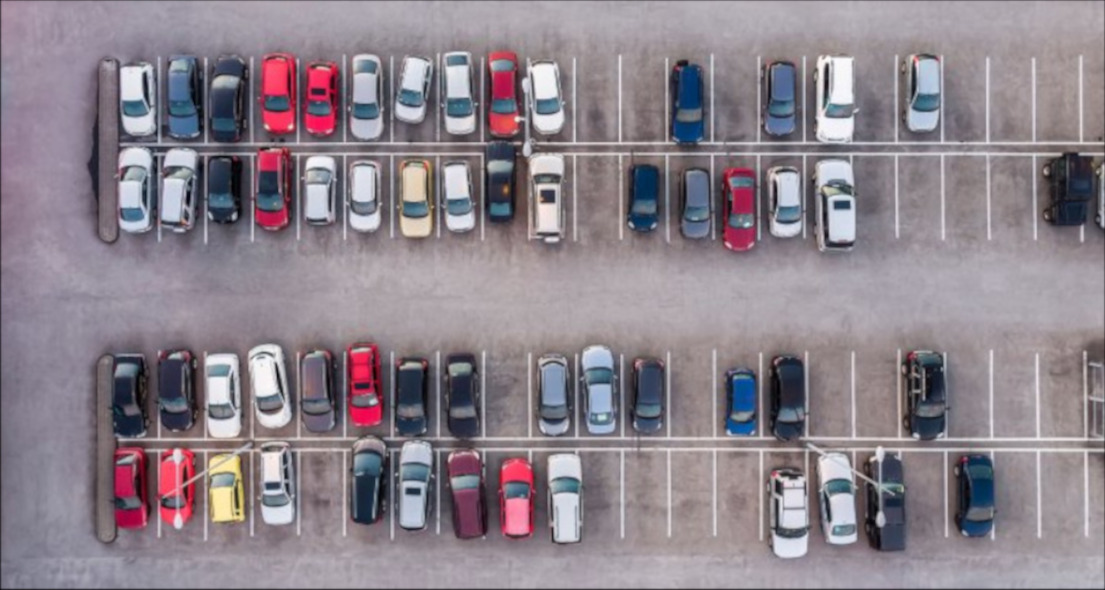
#> input picture data/inputs/carParkImg2.jpg, 1105 x 590 px, found by its file name
$ jupyter execute --allow-errors mainImg2.ipynb
#> lines starting #> are read from the running program, lines starting #| are printed output that depends on the picture; after the words box and inside, x2 and y2 are one past the last pixel; in counts of white or black regions, pixels touching at a corner belong together
#> further down, img is the input picture: shape (590, 1105, 3); mean B, G, R 139.8, 130.8, 140.5
#> `imgGray = cv2.cvtColor(img, cv2.COLOR_BGR2GRAY)`:
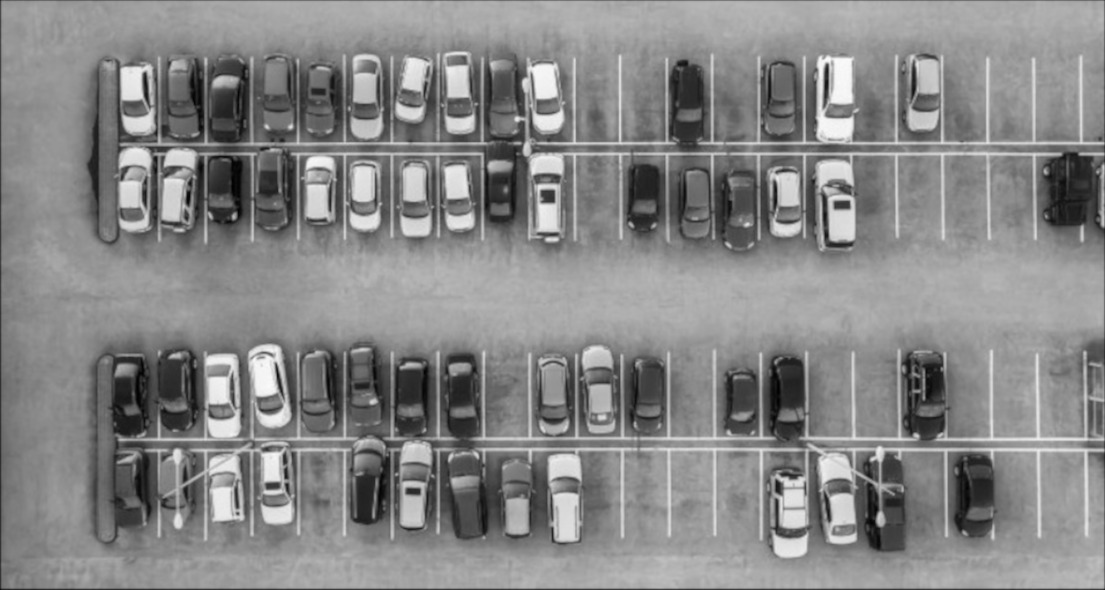
#> imgGray: shape (590, 1105); min 1, max 252, mean 134.7
#> `imgThreshold = cv2.adaptiveThreshold(imgBlur, 255, cv2.ADAPTIVE_THRESH..`:
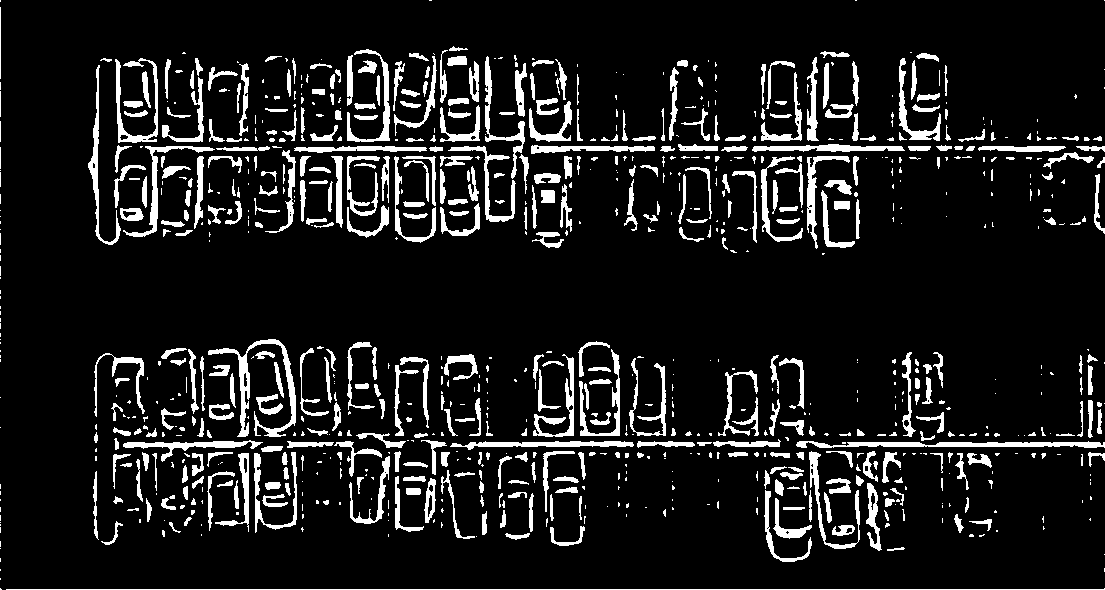
#> imgThreshold: shape (590, 1105); 10.6% white; 915 white regions (479 under 20 px), largest, box (x1, y1, x2, y2) and area: (208, 339, 296, 437) 1584, (796, 441, 1105, 448) 1360, (6, 588, 1105, 590) 1100
#> `imgMedian = cv2.medianBlur(imgThreshold, 5)`:
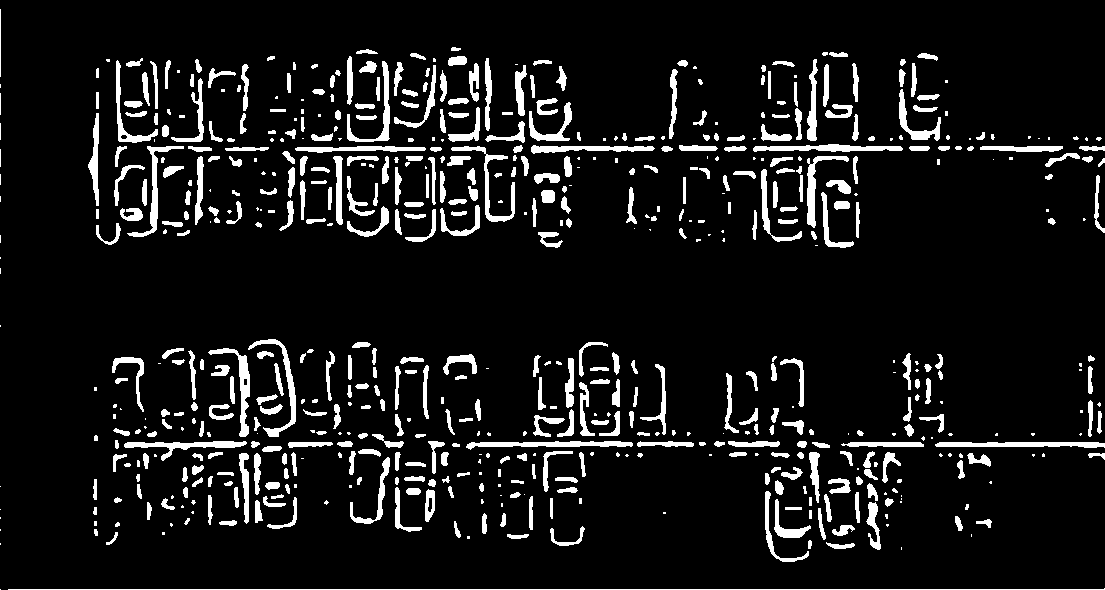
#> imgMedian: shape (590, 1105); 8.9% white; 647 white regions (201 under 20 px), largest, box (x1, y1, x2, y2) and area: (8, 588, 1105, 590) 1098, (466, 441, 633, 450) 812, (935, 442, 1105, 448) 809
#> `imgDilate = cv2.dilate(imgMedian, kernel, iterations=1)`:
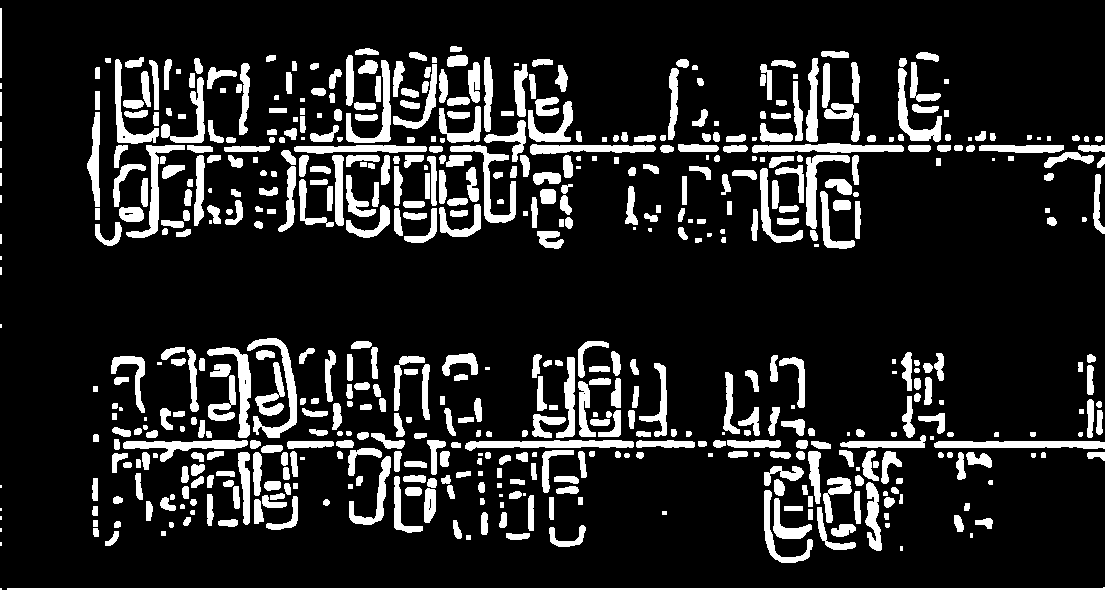
#> imgDilate: shape (590, 1105); 14.8% white; 586 white regions (42 under 20 px), largest, box (x1, y1, x2, y2) and area: (7, 587, 1105, 590) 2198, (247, 338, 297, 438) 1223, (465, 440, 634, 451) 1190
[cell 1]
# Importing libraries
import cv2
import pickle
import cvzone
import numpy as np

#> (a cell that did not finish here is left out)

[cell 3]
def checkParkingSpace(ProcessedImage,img):
    Counter = 0

    for pos in positionList:
        x, y = pos

        imgCrop = ProcessedImage[y:y + h, x:x + w]
        count = cv2.countNonZero(imgCrop)

        if count < 900:
            color = (0, 255, 0)
            thickness = 2
            Counter = Counter + 1
        else:
            color = (0, 0, 255)
            thickness = 2

        cv2.rectangle(img, pos, (pos[0] + w, pos[1] + h), color, thickness)
        cvzone.putTextRect(img, str(count), (x, y + h - 3), scale=1,
                           thickness=2, offset=0, colorR=color)
#> after the loop, Counter = 0

    cvzone.putTextRect(img, f'Free: {Counter}/{len(positionList)}', (100, 50), scale=3,
                           thickness=5, offset=20, colorR=(0,200,0))

    return img

#> (a cell that did not finish here is left out)

$ run again, with data/inputs/image1.jpg copied over data/inputs/carParkImg2.jpg
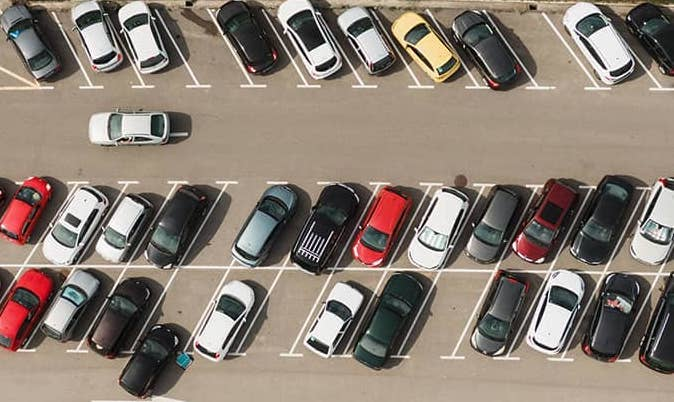
#> input picture data/inputs/image1.jpg, 674 x 402 px, found by its file name
#> img is the input picture: shape (402, 674, 3); mean B, G, R 114.8, 125.5, 137.9
#> `imgThreshold = cv2.adaptiveThreshold(imgBlur, 255, cv2.ADAPTIVE_THRESH..`:
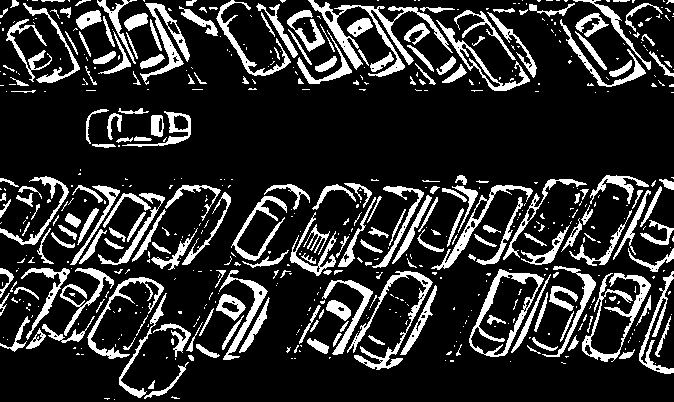
#> imgThreshold: shape (402, 674); 17.7% white; 606 white regions (392 under 20 px), largest, box (x1, y1, x2, y2) and area: (308, 0, 453, 77) 2027, (582, 273, 651, 362) 1304, (347, 271, 433, 370) 1272
#> imgMedian: shape (402, 674); 15.1% white; 321 white regions (109 under 20 px), largest, box (x1, y1, x2, y2) and area: (72, 186, 164, 265) 1040, (435, 185, 532, 269) 837, (142, 3, 183, 82) 819
#> `imgDilate = cv2.dilate(imgMedian, kernel, iterations=1)`:
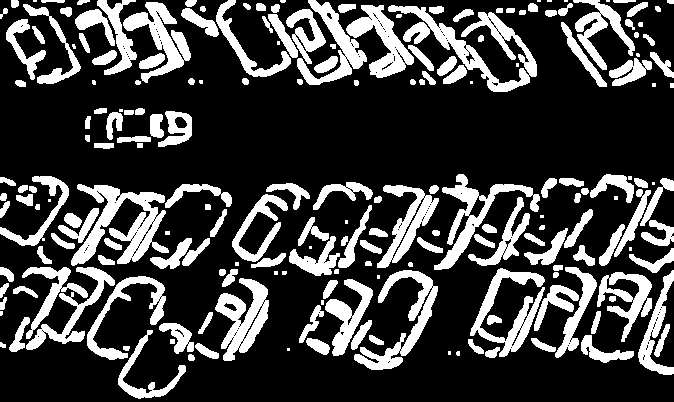
#> imgDilate: shape (402, 674); 25% white; 208 white regions (32 under 20 px), largest, box (x1, y1, x2, y2) and area: (388, 5, 537, 92) 3345, (71, 184, 169, 266) 3257, (354, 270, 438, 370) 2270
#> after the loop in checkParkingSpace, `for pos in positionList:`: Counter = 0
